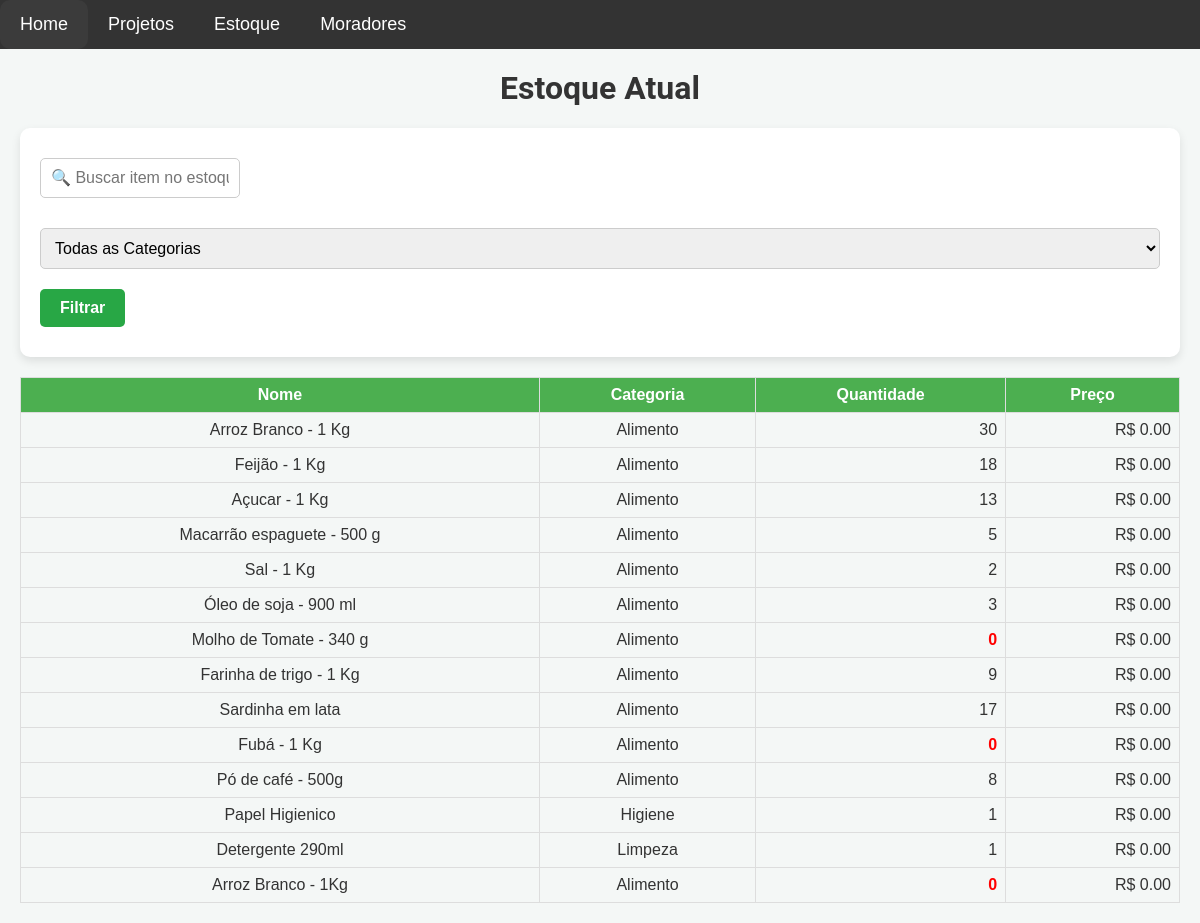
Page /estoque on the earlier database version.
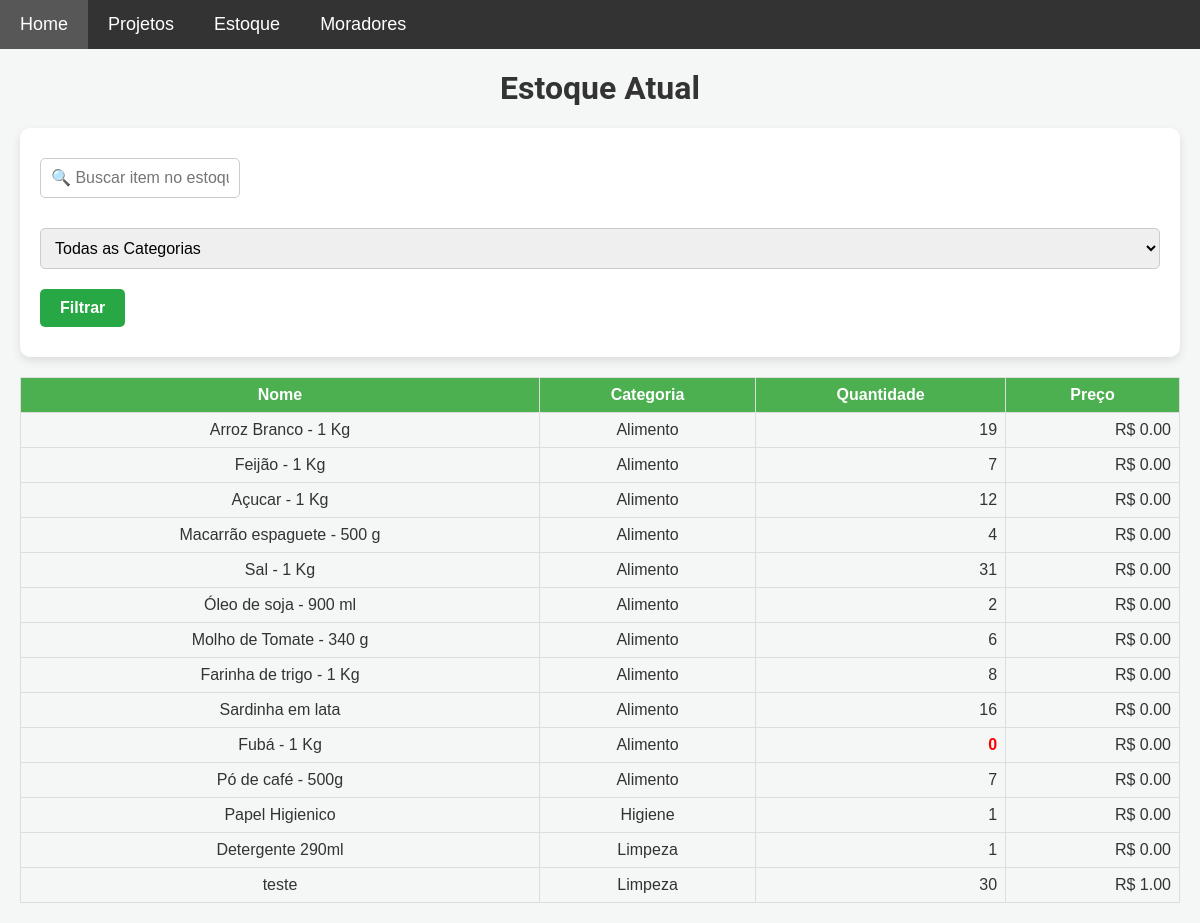
Same page on the later database version.
### models.py (models this page shows)
class Item(db.Model):
    __table_args__ = {'extend_existing': True}  # Estende a tabela existente ao invés de tentar recriá-la
    id = db.Column(db.Integer, primary_key=True)
    nome = db.Column(db.String(100), nullable=False)
    descricao = db.Column(db.Text, nullable=False)
    categoria = db.Column(db.String(50), nullable=False)
    quantidade = db.Column(db.Integer, nullable=False, default=0)
    preco = db.Column(db.Float, nullable=False)

### app.py (the view)
@app.route('/estoque')
def estoque_atual():
    busca = request.args.get('busca', '')  # Termo de busca, se houver
    categoria = request.args.get('categoria', '')  # Categoria selecionada, se houver
    itens = Item.query.all()
    if busca:
        busca_sem_acentos = remover_acentos(busca).lower()
        itens = [
            item for item in itens
            if busca_sem_acentos in remover_acentos(item.nome).lower()
        ]
    if categoria and categoria != 'todas':
        itens = [item for item in itens if item.categoria == categoria]
    categorias = list(set([item.categoria for item in Item.query.all()]))
    return render_template('estoque_atual.html', itens=itens, categorias=categorias)

### templates/estoque_atual.html (shortened to what this page needs)
{% extends 'base.html' %}
{% block content %}
<h1>Estoque Atual</h1>
<form id="search-form" method="GET" action="/estoque" class="search-form">
    <div class="form-group">
        <input type="text" name="busca" id="search" placeholder="🔍 Buscar item no estoque..." value="{{ request.args.get('busca', '') }}">
    </div>
    <div class="form-group">
        <select name="categoria" id="categoria">
            <option value="todas">Todas as Categorias</option>
        </select>
    </div>
    <div class="form-group">
        <button type="submit"> Filtrar</button>
    </div>
</form>
{% if itens %}
<table class="estoque-table" id="estoqueTable" data-sort-direction="asc">
    <thead>
        <tr>
            <th>Nome </th>
            <th>Categoria </th>
            <th>Quantidade </th>
            <th>Preço </th>
        </tr>
    </thead>
    <tbody>
        {% for item in itens %}
        <tr>
            <td>{{ item.nome }}</td>
            <td>{{ item.categoria }}</td>
            <td class="{{ 'alerta' if item.quantidade <= 0 else '' }}">{{ item.quantidade }}</td>
            <td>R$ {{ '%.2f' | format(item.preco) }}</td>
        </tr>
        {% endfor %}
    </tbody>
</table>
{% else %}
    <p class="mensagens danger">Nenhum item encontrado.</p>
{% endif %}
{% endblock %}

### templates/base.html (shortened to what this page needs)
<!DOCTYPE html>
<html lang="pt-BR">
<head>
    <link rel="stylesheet" href="{{ url_for('static', filename='css/style.css') }}">
</head>
<body>
    <nav class="navbar">
        <ul class="main-menu">
            <li><a href="{{ url_for('home') }}">Home</a></li>
            <li class="dropdown">
                <a href="javascript:void(0)" class="dropbtn">Projetos</a>
            </li>
            <li class="dropdown">
                <a href="javascript:void(0)" class="dropbtn">Estoque</a>
            </li>
            <li class="dropdown">
                <a href="javascript:void(0)" class="dropbtn">Moradores</a>
            </li>
        </ul>
    </nav>
    <div class="content">
        {% block content %}{% endblock %}
    </div>
</body>
</html>

### static/css/style.css (style rules this page uses)
body { font-family: 'Roboto', sans-serif; background-color: #f4f7f6; margin: 0; padding: 0; color: #333; }
h1, h3 { text-align: center; margin-top: 0; }
a { text-decoration: none; color: white; transition: background-color 0.3s ease; }
.content { padding: 20px; }
form { background-color: white; padding: 20px; border-radius: 10px; box-shadow: 0 4px 10px rgba(0, 0, 0, 0.1); margin-bottom: 20px; }
input[type="text"], input[type="date"], textarea, select { width: 100%; padding: 10px; margin: 10px 0; border: 1px solid #ccc; border-radius: 5px; font-size: 16px; box-sizing: border-box; }
form input[type="text"], form input[type="date"] { max-width: 200px; display: inline-block; margin-right: 10px; }
button, .btn { display: inline-block; padding: 10px 20px; background-color: #28a745; color: white; border: none; border-radius: 5px; font-size: 16px; font-weight: bold; cursor: pointer; transition: background-color 0.3s ease, color 0.3s ease; }
.estoque-table, .moradores-table { width: 100%; border-collapse: collapse; margin-top: 20px; font-family: Arial, sans-serif; }
.estoque-table th, .estoque-table td, .moradores-table th, .moradores-table td { border: 1px solid #ddd; padding: 8px; text-align: center; }
.estoque-table th, .moradores-table th { background-color: #4CAF50; color: white; font-weight: bold; }
.estoque-table td:nth-child(3), .estoque-table td:nth-child(4) { text-align: right; }
.estoque-table td.alerta { color: red; font-weight: bold; }
.navbar { background-color: #333; font-family: Arial, sans-serif; display: flex; align-items: center; position: relative; z-index: 1000; }
.navbar ul { list-style-type: none; margin: 0; padding: 0; display: flex; flex-wrap: wrap; }
.navbar ul li { position: relative; }
.navbar ul.main-menu > li > a { display: block; color: white; text-align: center; padding: 14px 20px; text-decoration: none; font-size: 18px; }
@media (max-width: 1600px) { .search-form { flex-direction: column; align-items: center; } }
@media (max-width: 1600px) { .search-form .form-group { margin-right: 0; margin-bottom: 10px; } }
@media (max-width: 1600px) { .search-form input[type="text"] { width: 100%; } }
.form-group { flex: 1; margin-right: 20px; }
.form-group:last-child { margin-right: 0; }
.form-group { flex: 1; }

Differences in the rows shown:
changed Item "Arroz Branco - 1 Kg": quantidade "30" → "19"
changed Item "Feijão - 1 Kg": quantidade "18" → "7"
changed Item "Açucar - 1 Kg": quantidade "13" → "12"
changed Item "Macarrão espaguete - 500 g": quantidade "5" → "4"
changed Item "Sal - 1 Kg": quantidade "2" → "31"
changed Item "Óleo de soja - 900 ml": quantidade "3" → "2"
changed Item "Molho de Tomate - 340 g": quantidade "0" → "6"
changed Item "Farinha de trigo - 1 Kg": quantidade "9" → "8"
changed Item "Sardinha em lata": quantidade "17" → "16"
changed Item "Pó de café - 500g": quantidade "8" → "7"
changed Item: nome "Arroz Branco - 1Kg" → "teste"; categoria "Alimento" → "Limpeza"; quantidade "0" → "30"; preco "0.00" → "1.00"
